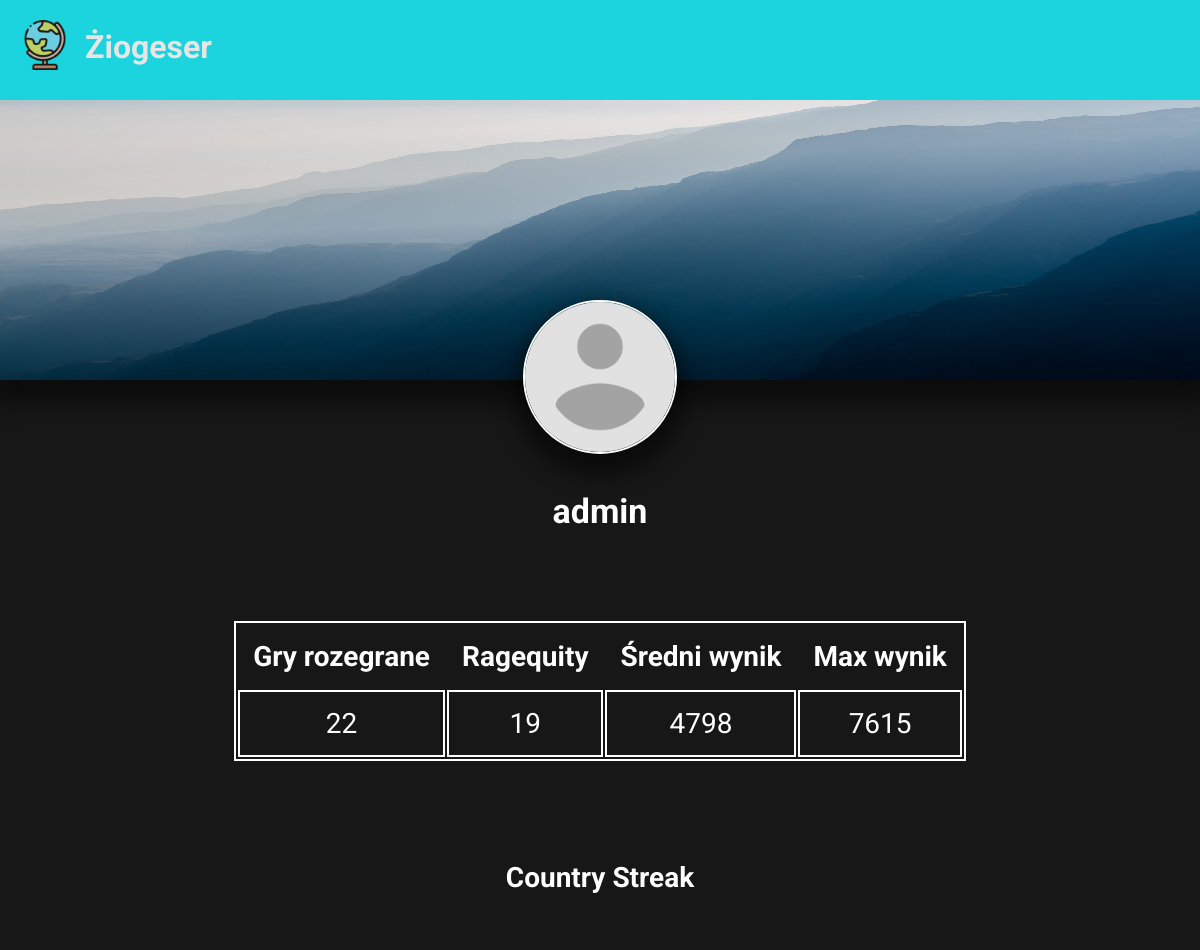
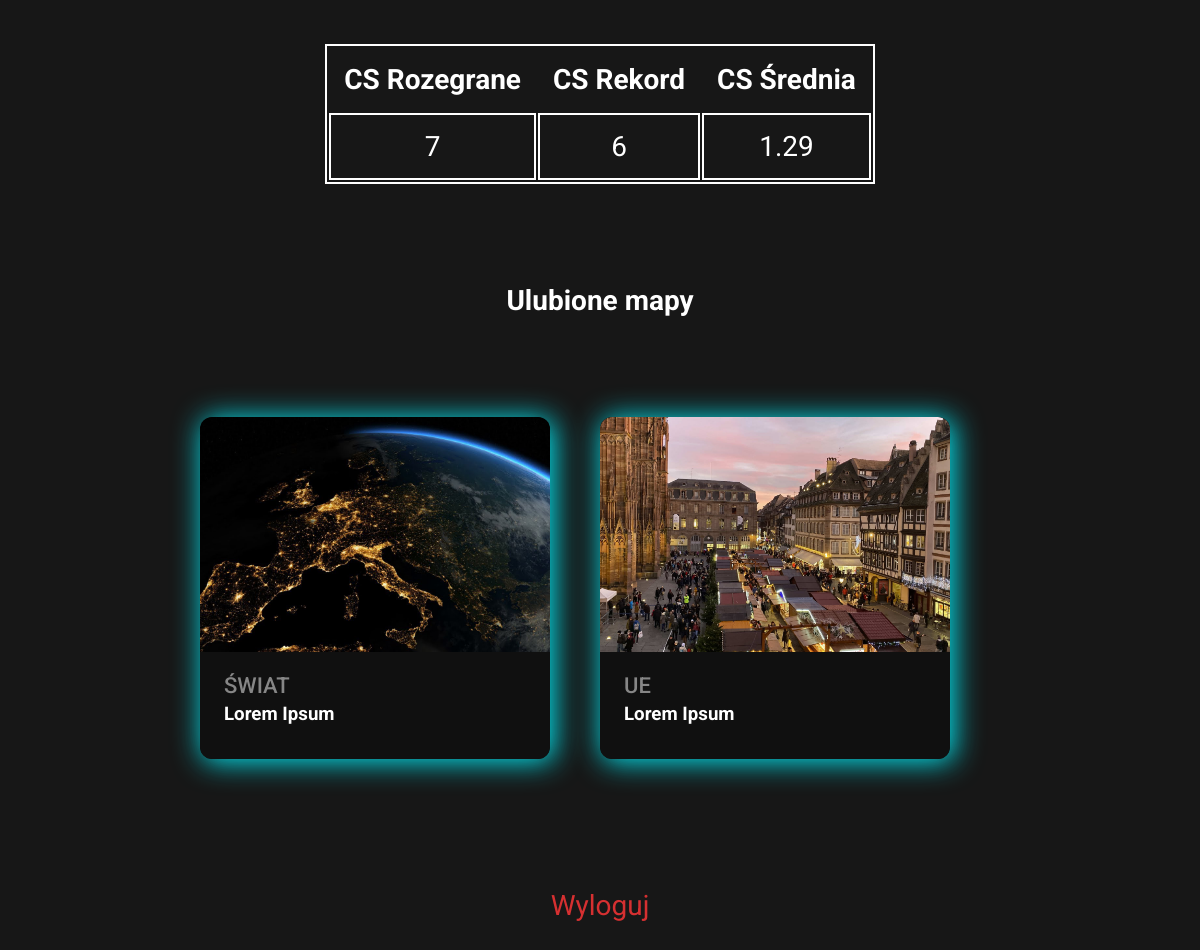
Screenshot of /profil.php?login=admin (signed in) with the database file from the repository (2 pictures, top to bottom).
### tables this page shows
CREATE TABLE `uzytkownicy` (
  `id` int(11) NOT NULL,
  `login` text NOT NULL,
  `haslo` text NOT NULL,
  `email` text NOT NULL,
  `rozegrane` int(11) NOT NULL,
  `ukonczone` int(11) NOT NULL,
  `max_score` int(11) NOT NULL,
  `sum_score` bigint(20) NOT NULL,
  `fav_maps` text NOT NULL,
  `cs_games` int(11) NOT NULL,
  `cs_max` int(11) NOT NULL,
  `cs_sum` int(11) NOT NULL
);

### profil.php (the view, shortened to what this page needs)
<html>
<head>
    <link rel="stylesheet" href="css/index.css">
      <link rel="stylesheet" href="css/profil.css">
</head>
<?php
require "connect.php";
$login = $_GET['login'] ?? null;
$wlasciciel = 0;
$rozegrane = 0;
$ragequity = 0;
$max_score = 0;
$avg_score = 0;
if($login == null){
    echo "<script>window.location.href='index.php'</script>";
    die;
}else{
    if($error == 0){
   $sql = "SELECT * FROM uzytkownicy WHERE login='$login';";
    $stmt = $db->prepare($sql);
    $stmt->execute();
    $wiersz_user = $stmt->fetch(PDO::FETCH_ASSOC);
    $rozegrane = $wiersz_user['rozegrane'];
    $cs_games = $wiersz_user['cs_games'];
    $cs_max = $wiersz_user['cs_max'];
    $cs_sum = $wiersz_user['cs_sum'];
    if($cs_sum == 0){
        $cs_avg = 0;
    }else{
         $cs_avg = round($cs_sum/$cs_games, 2);
    }
    $ragequity = $wiersz_user['rozegrane']-$wiersz_user['ukonczone'];
    $max_score = $wiersz_user['max_score'];
    $fav_maps = $wiersz_user['fav_maps'];
    $fav_maps_tab = explode(",",$fav_maps);
    array_pop($fav_maps_tab);
    if($wiersz_user['ukonczone'] > 0){
        $avg_score = $wiersz_user['sum_score']/$wiersz_user['ukonczone'];
    }else{
        $avg_score = 0;
    }
    }else{
        die;
    }
}
if(isset($_SESSION['zalogowany'])){
    if($_SESSION['expire'] < time()){
        session_destroy();
        echo "<script>window.location.href='index.php'</script>";
    }else{
        if($_SESSION['login'] == $login){
            $wlasciciel = 1;
        }
    }
}
?>
<body id="body">
 <div class="top_bar">
     <a href="index.php" draggable="false"><img draggable="false" src="favicon.ico"><span>Żiogeser</span></a>
 </div>
   <div class="bg_wrapper">
        <?php
            if(is_dir("user_uploads/".$login)){
                if(file_exists("user_uploads/".$login."/bg.jpg")){
                    echo '<img src="'."user_uploads/".$login."/bg.jpg".'" class="img_bg">';
                }
                else if(file_exists("user_uploads/".$login."/bg.png")){
                    echo '<img src="'."user_uploads/".$login."/bg.png".'" class="img_bg">';
                }else{
                    echo '<img src="images/bg.jpg" class="img_bg">';
                }
            }else{
               echo '<img src="images/bg.jpg" class="img_bg">';
            }
        ?>
   </div>
   <div class="prof_wrapper">
       <img src="images/user.png" class="img_prof">
   </div>
   <span class="span_login"><?=$login?></span>
<table>
    <tr>
        <th>Gry rozegrane</th>
        <th>Ragequity</th>
        <th>Średni wynik</th>
        <th>Max wynik</th>
    </tr>
    <tr>
        <td><?=$rozegrane?></td>
        <td><?=$ragequity?></td>
        <td><?=$avg_score?></td>
        <td><?=$max_score?></td>
    </tr>
</table>
<h2>Country Streak</h2>
<table>
    <tr>
        <th>CS Rozegrane</th>
        <th>CS Rekord</th>
        <th>CS Średnia</th>
    </tr>
    <tr>
        <td><?=$cs_games?></td>
        <td><?=$cs_max?></td>
        <td><?=$cs_avg?></td>
    </tr>
</table>
<?php
    if($fav_maps != ""){
        echo '<h2>Ulubione mapy</h2><div class="cards">';
    }
    foreach ($fav_maps_tab as $map) {
        if($map == "Świat"){
           $map_desc = "Lorem Ipsum";
           $map_level = "Trudna";
           $map_picture = 1;
       }
         if($map == "UE"){
           $map_desc = "Lorem Ipsum";
           $map_level = "Średnia";
           $map_picture = 3;
       }
      switch($map_level){
           case "Średnia":
              $level_color = "#f1c40f";
              break;
            case "Trudna":
              $level_color = "#d63031";
              break;
      }
       echo '<article class="card card--'.$map_picture.'">
          <div class="card__info-hover">';
        echo '<div class="card__clock-info">
                <span class="card__time" style="color:'.$level_color.';">'.$map_level.'</span>
              </div>
          </div>
          <div class="card__img"></div>
          <a href="gra.php?map='.$map.'" class="card_link" draggable="false">
             <div class="card__img--hover"></div>
           </a>
           <a href="gra.php?map='.$map.'" draggable="false">
          <div class="card__info">
            <span class="card__category">'.$map.'</span>
            <h3 class="card__title">'.$map_desc.'</h3>
          </div>
          </a>
        </article>';
    }
    if($fav_maps != ""){
        echo '</div>';
    }
?>
<?php
    if($wlasciciel == 1){
        echo '<label for="wyloguj_submit" class="wyloguj_label">Wyloguj</label>';
    }
?>
</body>
</html>

### css/index.css (style rules this page uses)
body { font-family: 'Roboto', sans-serif; padding-top: 20px; background: #171717; color: #fff; }
.top_bar { display: flex; }
a { color: #fff; text-decoration: none; }
.span_login { font-size: 30px; display: block; margin-top: 8px; float: right; }
.cards { width: 95%; display: flex; margin-left: 30px; margin-top: 40px; flex-flow: row wrap; }
.card--1 .card__img, .card--1 .card__img--hover { background-image: url('../images/tlo.jpg'); }
.card--3 .card__img, .card--3 .card__img--hover { background-image: url('../images/ue.jpg'); }
.card__img--hover { transition: 0.2s all ease-out; background-size: cover; background-position: center; background-repeat: no-repeat; width: 100%; position: absolute; height: 235px; border-top-left-radius: 12px; border-top-right-radius: 12px; top: 0; }
.card { margin-right: 50px; transition: all .4s cubic-bezier(0.175, 0.885, 0, 1); background-color: #101010; width: 350px; position: relative; border-radius: 12px; overflow: hidden; box-shadow: 0px 13px 10px -7px rgba(0, 0, 0,0.1); cursor: pointer; box-shadow: 3px 2px 29px 1px rgba(3, 233, 244, 1); margin-bottom: 60px; }
.card__info { z-index: 2; background-color: #101010; border-bottom-left-radius: 12px; border-bottom-right-radius: 12px; padding: 16px 24px 24px 24px; }
.card__category { text-transform: uppercase; font-size: 22px; letter-spacing: 0px; font-weight: 500; color: #868686; display: block; margin-top: 5px; }
.card__title { margin-top: 5px; margin-bottom: 10px; }

### css/profil.css (style rules this page uses)
body { font-family: 'Roboto', sans-serif; padding: 0; margin: 0; background: #171717; color: #fff; overflow-x: hidden; }
.top_bar { background: #03e9f4; position: fixed; top: 0; left: 0; width: 100%; height: 100px; filter: contrast(0.8); z-index: 1000; }
.top_bar img { height: 50px; width: 50px; margin-left: 20px; margin-top: 20px; float: left; }
.top_bar span { color: #fff; font-weight: 700; font-size: 32px; display: block; float: left; margin-left: 15px; margin-top: 28px; }
a { color: #fff; text-decoration: none; }
.span_login { display: block; text-align: center; font-weight: 700; font-size: 34px; margin-top: 90px; float: none; }
.bg_wrapper { height: 380px; width: 100%; position: relative; }
label { cursor: pointer; }
.img_bg { width: 100%; height: 380px; position: absolute; top: 0; left: 0; box-shadow: 0px 13px 20px 10px rgba(0, 0, 0,0.5); z-index: 1; transition: 0.3s; }
.img_prof { height: 150px; width: 150px; box-shadow: 0px 13px 20px 10px rgba(0, 0, 0,0.5); border-radius: 50%; display: block; margin: auto; margin-top: -80px; border: 2px solid #fff; position: relative; z-index: 2; transition: 0.3s; }
.prof_wrapper { position: relative; }
table { margin: auto; text-align: center; border: 2px solid #fff; margin-top: 90px; margin-bottom: 100px; }
td { border:2px solid #fff; cursor: pointer; transition: 0.4s; }
td,th { padding: 15px; font-size: 28px; }
.wyloguj_label { display: block; width: 110px; margin: auto; text-align: center; font-size: 28px; margin-bottom: 50px; margin-top: -20px; color: #d63031; }
.cards { margin-bottom: 90px; justify-content: center; }
h2 { text-align: center; font-size: 28px; margin-bottom: 100px; }

### rows the page displays
uzytkownicy: rozegrane "22", ragequity "19", avg_score "4798", max_score "7615", cs_games "7", cs_max "6", cs_avg "1.29"

### other values shown
$login "admin"
$map "ŚWIAT"
$map_desc "Lorem Ipsum"
$map "UE"
